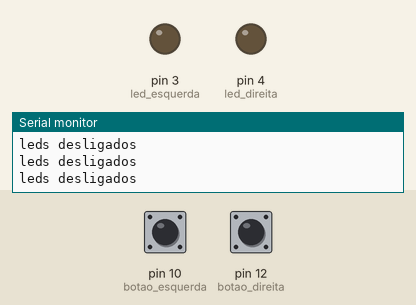
Simulated run of this program. Board: Arduino Uno, built with avr-gcc and run on an emulated ATmega328P. Shown: output pins drawn as LEDs (lit = HIGH), the last lines printed to the serial monitor. The inputs (shaded band) are chosen by the test bench; at power-on: pin 10 (botao_esquerda) HIGH, pin 12 (botao_direita) HIGH.

Above: at 1.8 s.
1.9 s: pin 10 (botao_esquerda) pulled LOW for 0.6 s
At 2.4 s:
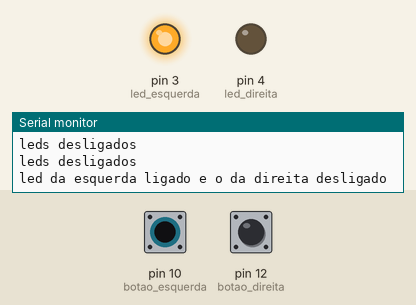
4.0 s: pin 12 (botao_direita) pulled LOW for 0.6 s
At 4.5 s:
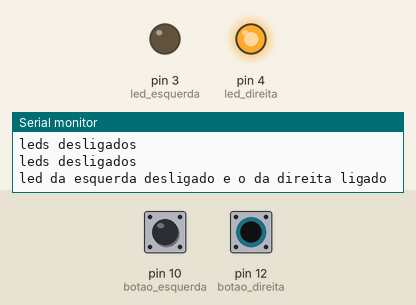
6.5 s: pin 12 (botao_direita) pulled LOW for 3.2 s
At 10.4 s:
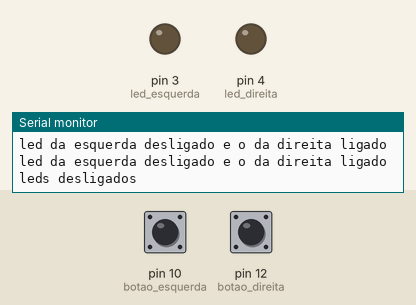
11.5 s: pin 10 (botao_esquerda) pulled LOW for 3.2 s
At 12.8 s:
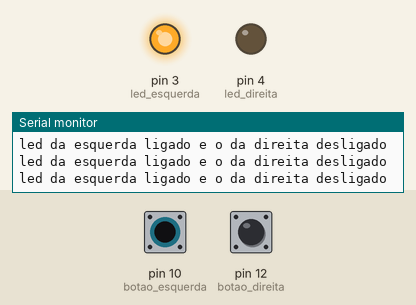
16.5 s: pin 10 (botao_esquerda) driven LOW and pin 12 (botao_direita) driven LOW
At 17.9 s:
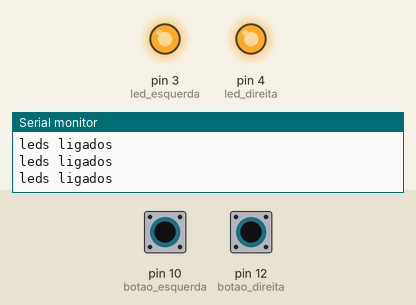
Timing chart, 0 to 19.0 s (numbered marks = the images above; inputs shaded):
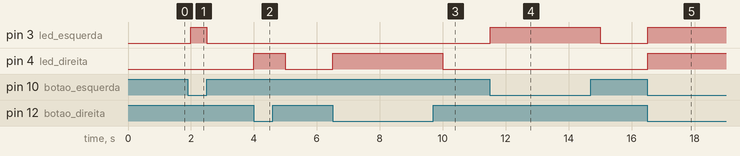

Measured:
- after the input at 1.9 s, pin 3 (led_esquerda): LOW → HIGH after 0.10 s, → LOW 0.50 s later
- after the input at 4.0 s, pin 4 (led_direita): LOW → HIGH at once, → LOW 1.0 s later
- after the input at 6.5 s, pin 4 (led_direita): LOW → HIGH at once, → LOW 3.5 s later
- after the input at 11.5 s, pin 3 (led_esquerda): LOW → HIGH at once, → LOW 3.5 s later
- after the input at 16.5 s, pin 3 (led_esquerda), pin 4 (led_direita): LOW → HIGH at once

The program:

main.cpp
```cpp
#include <Arduino.h>
// definir perifericos
int BAUD_RATE=9600;
//leds
int led_esquerda=3;
int led_direita=4;
//botoes
int botao_esquerda=10;
int botao_direita=12;
//switch case
int opcao=0;
//estado dos leds
int estadoled_esquerda=0;
int estadoled_direita=0;
//estado dos botoes
int estadobotao_esquerda=0;
int estadobotao_direita=0;

//criar uma função para os leds
void leds (int estadoled_esquerda, int estadoled_direita, String message)
{
Serial.println(message);
digitalWrite(led_esquerda, estadoled_esquerda);
digitalWrite(led_direita, estadoled_direita);
}
void setup()
{
// confirgurar perifericos e porta serie
Serial.begin(BAUD_RATE);
pinMode(botao_esquerda, INPUT);
pinMode(botao_direita, INPUT);
pinMode(led_esquerda, OUTPUT);
pinMode(led_direita, OUTPUT);
}


void loop()
{
estadobotao_esquerda = digitalRead(botao_esquerda)==LOW;
estadobotao_direita = digitalRead(botao_direita)==LOW;

// quando os dois botoes nao estiverem pressionados leds desligados
if (!estadobotao_esquerda&&!estadobotao_direita)
{
  opcao=0;
}

// quando o botao da esquerda tiver pressionado e o da direita nao liga o led da esquerda e delsiga o da direita
if(estadobotao_esquerda&&!estadobotao_direita)
{
  opcao=1;
}
//quando o botao da direita tiver pressionado e o da esquerda nao delsiga o led da esquerda e liga o da direita
if (!estadobotao_esquerda&&estadobotao_direita)
{
  opcao=2;
}

// quando ambos os botoes tiverem pressionado ambos o leds ligam
if(estadobotao_esquerda&&estadobotao_direita)
{
  opcao=3;
}

switch(opcao)
{
case 0:
leds(LOW,LOW,"leds desligados");
break;

case 1:
leds(HIGH,LOW, "led da esquerda ligado e o da direita desligado");
break;

case 2:
leds(LOW,HIGH, "led da esquerda desligado e o da direita ligado");
break;

case 3:
leds(HIGH,HIGH, "leds ligados");
break;

default:
Serial.print("error");
break;
}
delay(500);
}
```
